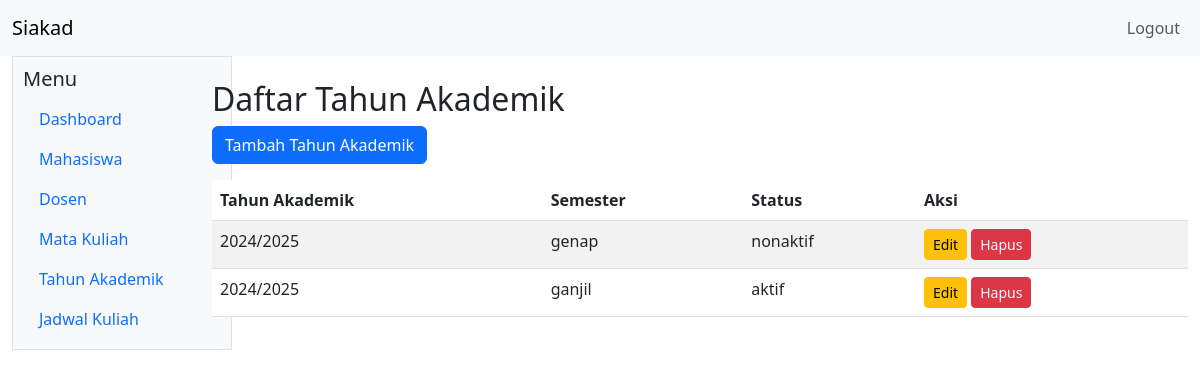
The page /admin/tahun-akademik/index.php (signed in) on the database its author committed.
### tables this page shows
CREATE TABLE tahun_akademik (
    id_tahun_akademik INT AUTO_INCREMENT PRIMARY KEY,
    tahun_akademik VARCHAR(20) NOT NULL,
    semester ENUM('ganjil', 'genap') NOT NULL,
    status ENUM('aktif', 'nonaktif') NOT NULL DEFAULT 'nonaktif',
    UNIQUE KEY uq_tahun_semester (tahun_akademik, semester)
);

### config/functions.php (called while the page is built, shortened)
<?php
function e($str) {
    return htmlspecialchars($str, ENT_QUOTES, 'UTF-8');
}
?>

### admin/tahun-akademik/index.php (the view, shortened to what this page needs)
<?php
require_once __DIR__ . '/../../includes/header.php';
?>
  <div class="col-2">
    <?php require_once __DIR__ . '/../../includes/sidebar.php'; ?>
  </div>
  <div class="col-10 mt-4">
    <h2>Daftar Tahun Akademik</h2>
    <a href="create.php" class="btn btn-primary mb-3">Tambah Tahun Akademik</a>
    <table class="table table-striped">
      <thead>
        <tr><th>Tahun Akademik</th><th>Semester</th><th>Status</th><th>Aksi</th></tr>
      </thead>
      <tbody>
      <?php
      $stmt = $mysqli->prepare('SELECT id_tahun_akademik, tahun_akademik, semester, status FROM tahun_akademik ORDER BY id_tahun_akademik DESC');
      $stmt->execute();
      $res = $stmt->get_result();
      while ($row = $res->fetch_assoc()):
      ?>
        <tr>
          <td><?php echo e($row['tahun_akademik']); ?></td>
          <td><?php echo e($row['semester']); ?></td>
          <td><?php echo e($row['status']); ?></td>
          <td>
            <a href="edit.php?id=<?php echo $row['id_tahun_akademik']; ?>" class="btn btn-sm btn-warning">Edit</a>
            <form action="delete.php" method="post" style="display:inline-block;" onsubmit="return confirm('Hapus tahun akademik ini?');">
              <button class="btn btn-sm btn-danger">Hapus</button>
            </form>
          </td>
        </tr>
      <?php endwhile; ?>
      </tbody>
    </table>
  </div>
<?php require_once __DIR__ . '/../../includes/footer.php'; ?>

### rows shown on the page
tahun_akademik: tahun_akademik "2024/2025", semester "genap", status "nonaktif"
tahun_akademik: tahun_akademik "2024/2025", semester "ganjil", status "aktif"
